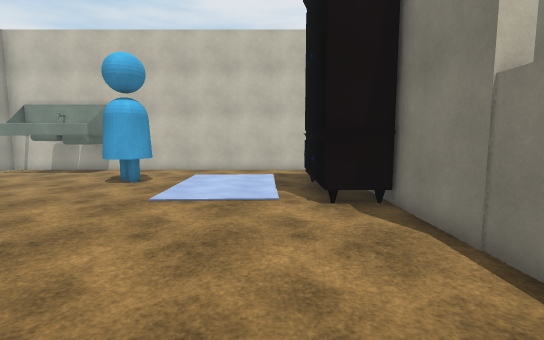
[1] (above)

16 first-person views from a walk through a scene from a Unity 3-D project. The camera is 1.5 m above the floor, tilts 6° down and sees 85° across. The floor is counted in squares, 1 m on a side. Each view is taken from the middle of a square. On the plan, view 1 faces up. The plan holds only what a view shows up to about 15 squares ahead; the rest is blank. The place goes on beyond the plan. Some surface patterns are stand-ins.

[2]
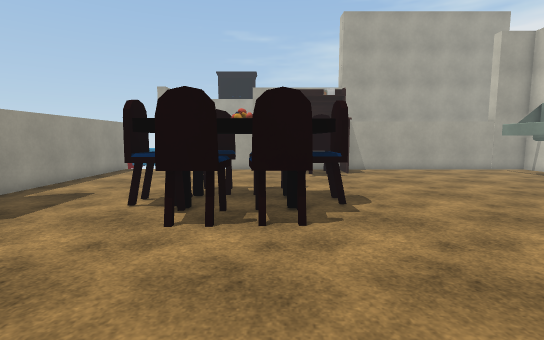

[3]
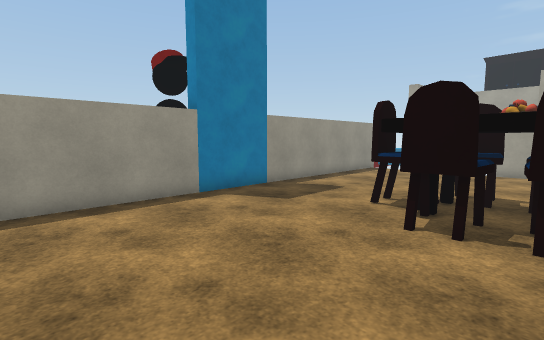

[4]
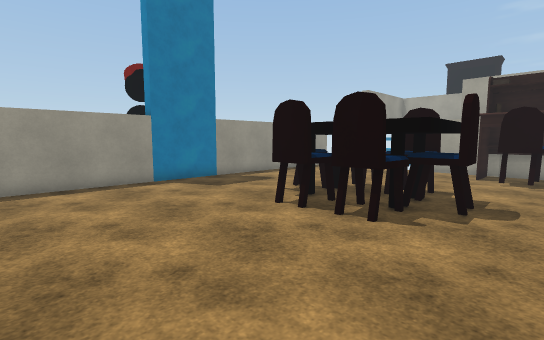

[5]
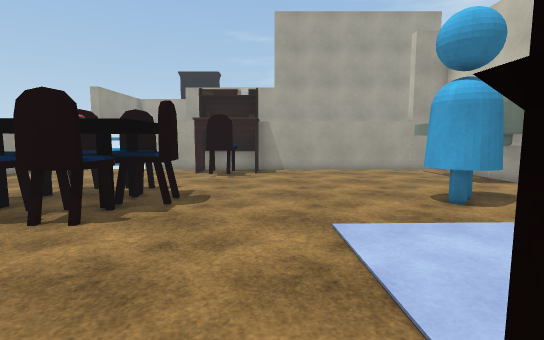

[6]
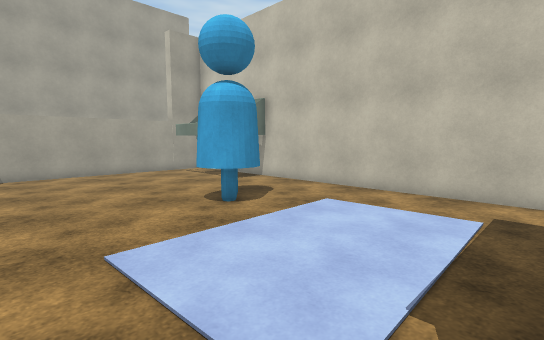

[7]
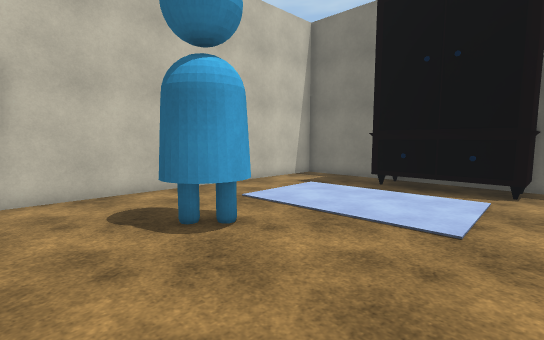

[8]
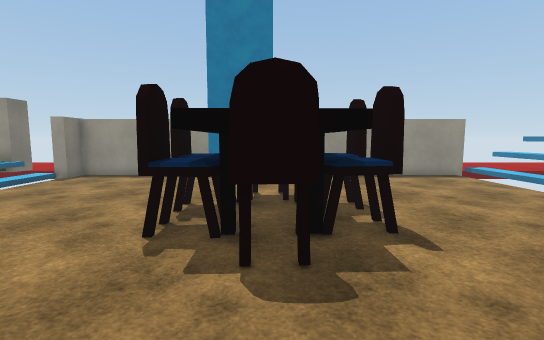

[9]
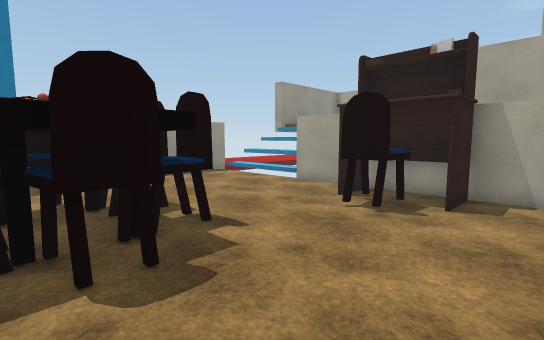

[10]
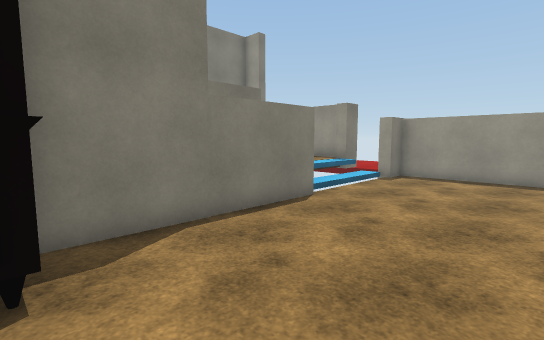

[11]
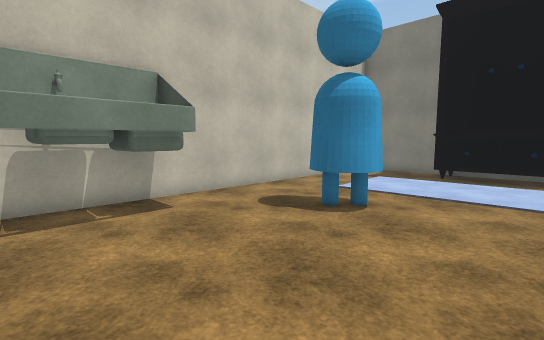

[12]
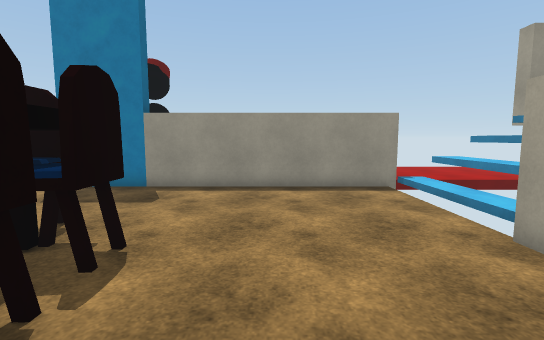

[13]
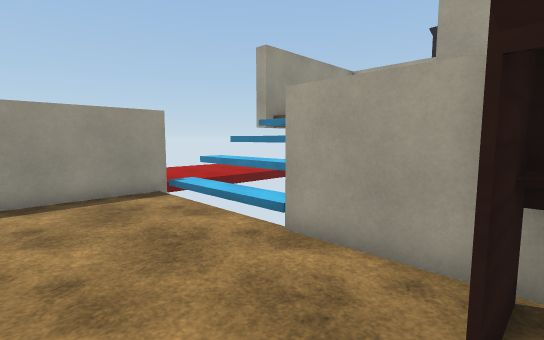

[14]
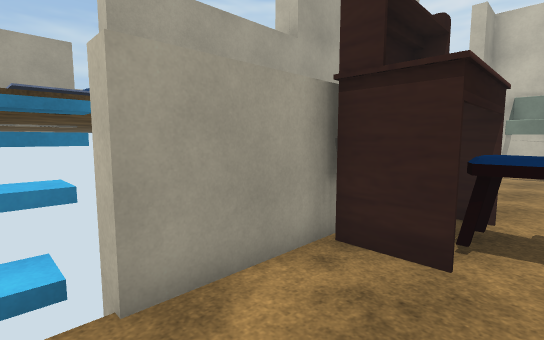

[15]
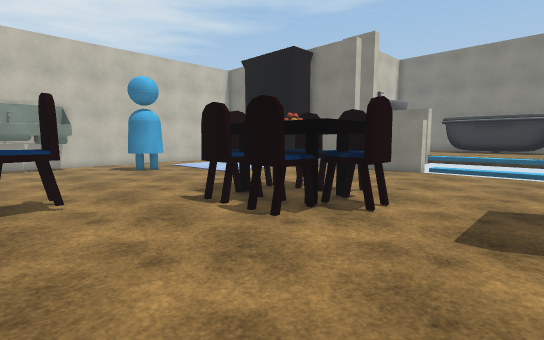

[16]
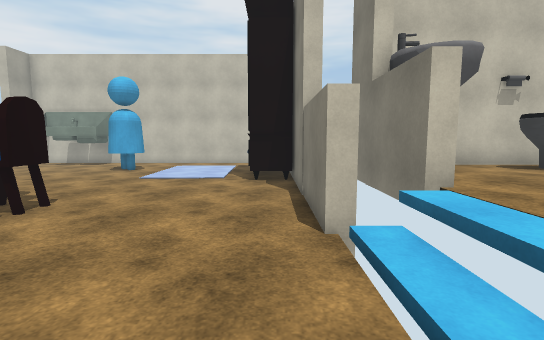

### Floor plan
Key: @ floor where view 1 was taken; # wall or solid block; x gap in a wall; . main floor; : floor 0.25 m higher than the main floor; + floor 0.75 m higher than the main floor; / step, stairs or slope; ^ raised ledge; S sink; T table; O other object.
Columns run from 15 left of view 1 to 6 right of it. Each row starts with its distance up from view 1.
 15    ################
 14   ###SS#..........#
 13   #SSSSS..........#
 12   #...............#
 11   #......OOO.....O#
 10   #......OO.....O #
  9   #.............O #
  8   #.............O #
  7   #.............O##
  6   #...............#
  5   ###.............#
  4   ###^....T.......#
  3   ####...TTTT.....#
  2   #.....TTTTT.....#
  1   #.....TTTTT.....###
  0 #^x.....TTTTT..@..//+
 -1 #^:......TTT......//+
 -2 #^:...............//+
 -3 #^:...............//+
 -4 #^:...............####
 -5  ^#################

Where each view was taken, in squares from view 1:
view 1: 0 up, 0 right, facing up
view 2: 2 up, 2 right, facing left
view 3: 2 up, 2 right, facing down-left
view 4: 5 up, 2 right, facing down-left
view 5: 6 up, 2 right, facing left
view 6: 6 up, 1 right, facing up-left
view 7: 6 up, 8 left, facing up-right
view 8: 7 up, 5 left, facing down
view 9: 7 up, 4 left, facing down-left
view 10: 7 up, 2 left, facing down-right
view 11: 7 up, 11 left, facing up-right
view 12: 4 up, 9 left, facing down
view 13: 3 up, 9 left, facing down-left
view 14: 1 down, 10 left, facing up-left
view 15: 4 down, 11 left, facing up-right
view 16: 4 down, 2 right, facing up
